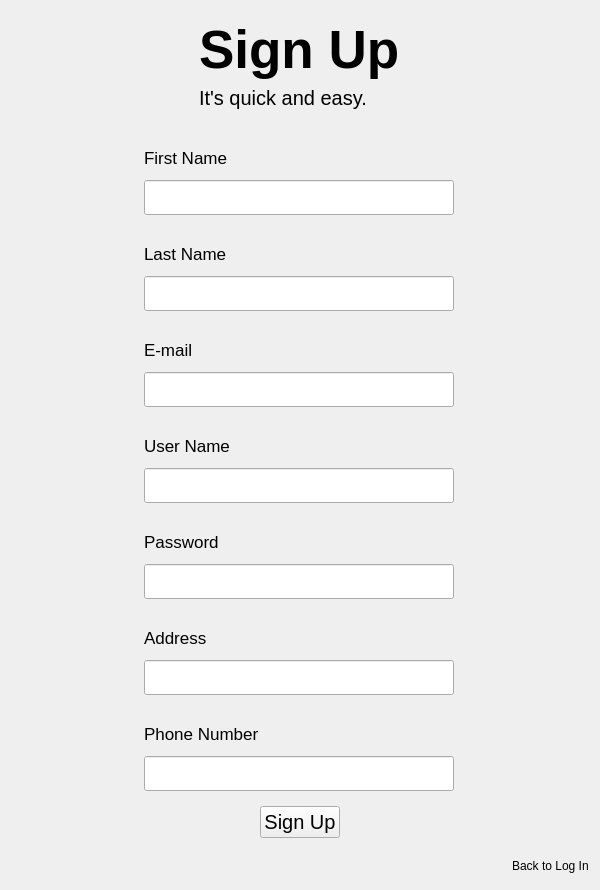
<?xml version="1.0" encoding="UTF-8"?>
<ui version="4.0">
 <class>SignIn</class>
 <widget class="QWidget" name="SignIn">
  <property name="geometry">
   <rect>
    <x>0</x>
    <y>0</y>
    <width>600</width>
    <height>890</height>
   </rect>
  </property>
  <property name="minimumSize">
   <size>
    <width>600</width>
    <height>890</height>
   </size>
  </property>
  <property name="maximumSize">
   <size>
    <width>600</width>
    <height>890</height>
   </size>
  </property>
  <property name="windowTitle">
   <string>Form</string>
  </property>
  <layout class="QVBoxLayout" name="verticalLayout_7">
   <item alignment="Qt::AlignHCenter">
    <widget class="QWidget" name="titleFrame" native="true">
     <layout class="QVBoxLayout" name="verticalLayout">
      <item>
       <widget class="QLabel" name="titleSignUp1">
        <property name="font">
         <font>
          <pointsize>40</pointsize>
          <bold>true</bold>
         </font>
        </property>
        <property name="text">
         <string>Sign Up</string>
        </property>
       </widget>
      </item>
      <item>
       <widget class="QLabel" name="titleSignUp2">
        <property name="font">
         <font>
          <pointsize>15</pointsize>
         </font>
        </property>
        <property name="text">
         <string>It's quick and easy.</string>
        </property>
       </widget>
      </item>
     </layout>
    </widget>
   </item>
   <item alignment="Qt::AlignHCenter">
    <widget class="QWidget" name="mainFrame" native="true">
     <layout class="QVBoxLayout" name="verticalLayout_6">
      <item>
       <widget class="QWidget" name="firstNameFrame" native="true">
        <property name="minimumSize">
         <size>
          <width>330</width>
          <height>90</height>
         </size>
        </property>
        <property name="maximumSize">
         <size>
          <width>330</width>
          <height>90</height>
         </size>
        </property>
        <layout class="QVBoxLayout" name="verticalLayout_2">
         <item alignment="Qt::AlignLeft|Qt::AlignTop">
          <widget class="QLabel" name="firstNameLabel">
           <property name="minimumSize">
            <size>
             <width>250</width>
             <height>30</height>
            </size>
           </property>
           <property name="maximumSize">
            <size>
             <width>250</width>
             <height>30</height>
            </size>
           </property>
           <property name="font">
            <font>
             <pointsize>13</pointsize>
            </font>
           </property>
           <property name="text">
            <string>First Name</string>
           </property>
          </widget>
         </item>
         <item>
          <widget class="QLineEdit" name="firstNameLineEdit">
           <property name="minimumSize">
            <size>
             <width>310</width>
             <height>35</height>
            </size>
           </property>
           <property name="maximumSize">
            <size>
             <width>310</width>
             <height>35</height>
            </size>
           </property>
          </widget>
         </item>
        </layout>
       </widget>
      </item>
      <item>
       <widget class="QWidget" name="lastNameFrame" native="true">
        <property name="minimumSize">
         <size>
          <width>330</width>
          <height>90</height>
         </size>
        </property>
        <property name="maximumSize">
         <size>
          <width>330</width>
          <height>90</height>
         </size>
        </property>
        <layout class="QVBoxLayout" name="verticalLayout_3">
         <item alignment="Qt::AlignLeft|Qt::AlignTop">
          <widget class="QLabel" name="lastNameLabel">
           <property name="minimumSize">
            <size>
             <width>250</width>
             <height>30</height>
            </size>
           </property>
           <property name="maximumSize">
            <size>
             <width>250</width>
             <height>30</height>
            </size>
           </property>
           <property name="font">
            <font>
             <pointsize>13</pointsize>
            </font>
           </property>
           <property name="text">
            <string>Last Name</string>
           </property>
          </widget>
         </item>
         <item>
          <widget class="QLineEdit" name="lastNameLineEdit">
           <property name="minimumSize">
            <size>
             <width>310</width>
             <height>35</height>
            </size>
           </property>
           <property name="maximumSize">
            <size>
             <width>310</width>
             <height>35</height>
            </size>
           </property>
          </widget>
         </item>
        </layout>
       </widget>
      </item>
      <item>
       <widget class="QWidget" name="eMailFrame" native="true">
        <property name="minimumSize">
         <size>
          <width>330</width>
          <height>90</height>
         </size>
        </property>
        <property name="maximumSize">
         <size>
          <width>330</width>
          <height>90</height>
         </size>
        </property>
        <layout class="QVBoxLayout" name="verticalLayout_4">
         <item alignment="Qt::AlignLeft|Qt::AlignTop">
          <widget class="QLabel" name="eMailLabel">
           <property name="minimumSize">
            <size>
             <width>250</width>
             <height>30</height>
            </size>
           </property>
           <property name="maximumSize">
            <size>
             <width>250</width>
             <height>30</height>
            </size>
           </property>
           <property name="font">
            <font>
             <pointsize>13</pointsize>
            </font>
           </property>
           <property name="text">
            <string>E-mail</string>
           </property>
          </widget>
         </item>
         <item>
          <widget class="QLineEdit" name="eMailLineEdit">
           <property name="minimumSize">
            <size>
             <width>310</width>
             <height>35</height>
            </size>
           </property>
           <property name="maximumSize">
            <size>
             <width>310</width>
             <height>35</height>
            </size>
           </property>
          </widget>
         </item>
        </layout>
       </widget>
      </item>
      <item>
       <widget class="QWidget" name="userNameFrame" native="true">
        <property name="minimumSize">
         <size>
          <width>330</width>
          <height>90</height>
         </size>
        </property>
        <property name="maximumSize">
         <size>
          <width>330</width>
          <height>90</height>
         </size>
        </property>
        <layout class="QVBoxLayout" name="verticalLayout_5">
         <item alignment="Qt::AlignLeft|Qt::AlignTop">
          <widget class="QLabel" name="userNameLabel">
           <property name="minimumSize">
            <size>
             <width>250</width>
             <height>30</height>
            </size>
           </property>
           <property name="maximumSize">
            <size>
             <width>250</width>
             <height>30</height>
            </size>
           </property>
           <property name="font">
            <font>
             <pointsize>13</pointsize>
            </font>
           </property>
           <property name="text">
            <string>User Name</string>
           </property>
          </widget>
         </item>
         <item>
          <widget class="QLineEdit" name="userNameLineEdit">
           <property name="minimumSize">
            <size>
             <width>310</width>
             <height>35</height>
            </size>
           </property>
           <property name="maximumSize">
            <size>
             <width>310</width>
             <height>35</height>
            </size>
           </property>
          </widget>
         </item>
        </layout>
       </widget>
      </item>
      <item>
       <widget class="QWidget" name="passwordFrame" native="true">
        <property name="minimumSize">
         <size>
          <width>330</width>
          <height>90</height>
         </size>
        </property>
        <property name="maximumSize">
         <size>
          <width>330</width>
          <height>90</height>
         </size>
        </property>
        <layout class="QVBoxLayout" name="verticalLayout_9">
         <item alignment="Qt::AlignLeft|Qt::AlignTop">
          <widget class="QLabel" name="passwordLabel">
           <property name="minimumSize">
            <size>
             <width>250</width>
             <height>30</height>
            </size>
           </property>
           <property name="maximumSize">
            <size>
             <width>250</width>
             <height>30</height>
            </size>
           </property>
           <property name="font">
            <font>
             <pointsize>13</pointsize>
            </font>
           </property>
           <property name="text">
            <string>Password</string>
           </property>
          </widget>
         </item>
         <item>
          <widget class="QLineEdit" name="passwordLineEdit">
           <property name="minimumSize">
            <size>
             <width>310</width>
             <height>35</height>
            </size>
           </property>
           <property name="maximumSize">
            <size>
             <width>310</width>
             <height>35</height>
            </size>
           </property>
          </widget>
         </item>
        </layout>
       </widget>
      </item>
      <item>
       <widget class="QWidget" name="addressFrame" native="true">
        <property name="minimumSize">
         <size>
          <width>330</width>
          <height>90</height>
         </size>
        </property>
        <property name="maximumSize">
         <size>
          <width>330</width>
          <height>90</height>
         </size>
        </property>
        <layout class="QVBoxLayout" name="verticalLayout_8">
         <item alignment="Qt::AlignLeft|Qt::AlignTop">
          <widget class="QLabel" name="addressLabel">
           <property name="minimumSize">
            <size>
             <width>250</width>
             <height>30</height>
            </size>
           </property>
           <property name="maximumSize">
            <size>
             <width>250</width>
             <height>30</height>
            </size>
           </property>
           <property name="font">
            <font>
             <pointsize>13</pointsize>
            </font>
           </property>
           <property name="text">
            <string>Address</string>
           </property>
          </widget>
         </item>
         <item>
          <widget class="QLineEdit" name="addressLineEdit">
           <property name="minimumSize">
            <size>
             <width>310</width>
             <height>35</height>
            </size>
           </property>
           <property name="maximumSize">
            <size>
             <width>310</width>
             <height>35</height>
            </size>
           </property>
          </widget>
         </item>
        </layout>
       </widget>
      </item>
      <item>
       <widget class="QWidget" name="phoneNumberFrame" native="true">
        <property name="minimumSize">
         <size>
          <width>330</width>
          <height>90</height>
         </size>
        </property>
        <property name="maximumSize">
         <size>
          <width>330</width>
          <height>90</height>
         </size>
        </property>
        <layout class="QVBoxLayout" name="verticalLayout_10">
         <item alignment="Qt::AlignLeft|Qt::AlignTop">
          <widget class="QLabel" name="phoneNumberLabel">
           <property name="minimumSize">
            <size>
             <width>250</width>
             <height>30</height>
            </size>
           </property>
           <property name="maximumSize">
            <size>
             <width>250</width>
             <height>30</height>
            </size>
           </property>
           <property name="font">
            <font>
             <pointsize>13</pointsize>
            </font>
           </property>
           <property name="text">
            <string>Phone Number</string>
           </property>
          </widget>
         </item>
         <item>
          <widget class="QLineEdit" name="phoneNumberLineEdit">
           <property name="minimumSize">
            <size>
             <width>310</width>
             <height>35</height>
            </size>
           </property>
           <property name="maximumSize">
            <size>
             <width>310</width>
             <height>35</height>
            </size>
           </property>
          </widget>
         </item>
        </layout>
       </widget>
      </item>
      <item alignment="Qt::AlignHCenter|Qt::AlignVCenter">
       <widget class="QPushButton" name="signUpBtn">
        <property name="font">
         <font>
          <pointsize>15</pointsize>
         </font>
        </property>
        <property name="text">
         <string>Sign Up</string>
        </property>
       </widget>
      </item>
     </layout>
    </widget>
   </item>
   <item alignment="Qt::AlignRight">
    <widget class="clickableLabel" name="backToLogInBtn">
     <property name="text">
      <string>Back to Log In</string>
     </property>
    </widget>
   </item>
  </layout>
 </widget>
 <customwidgets>
  <customwidget>
   <class>clickableLabel</class>
   <extends>QLabel</extends>
   <header location="global">clickableLabel.h</header>
  </customwidget>
 </customwidgets>
 <resources/>
 <connections/>
</ui>
